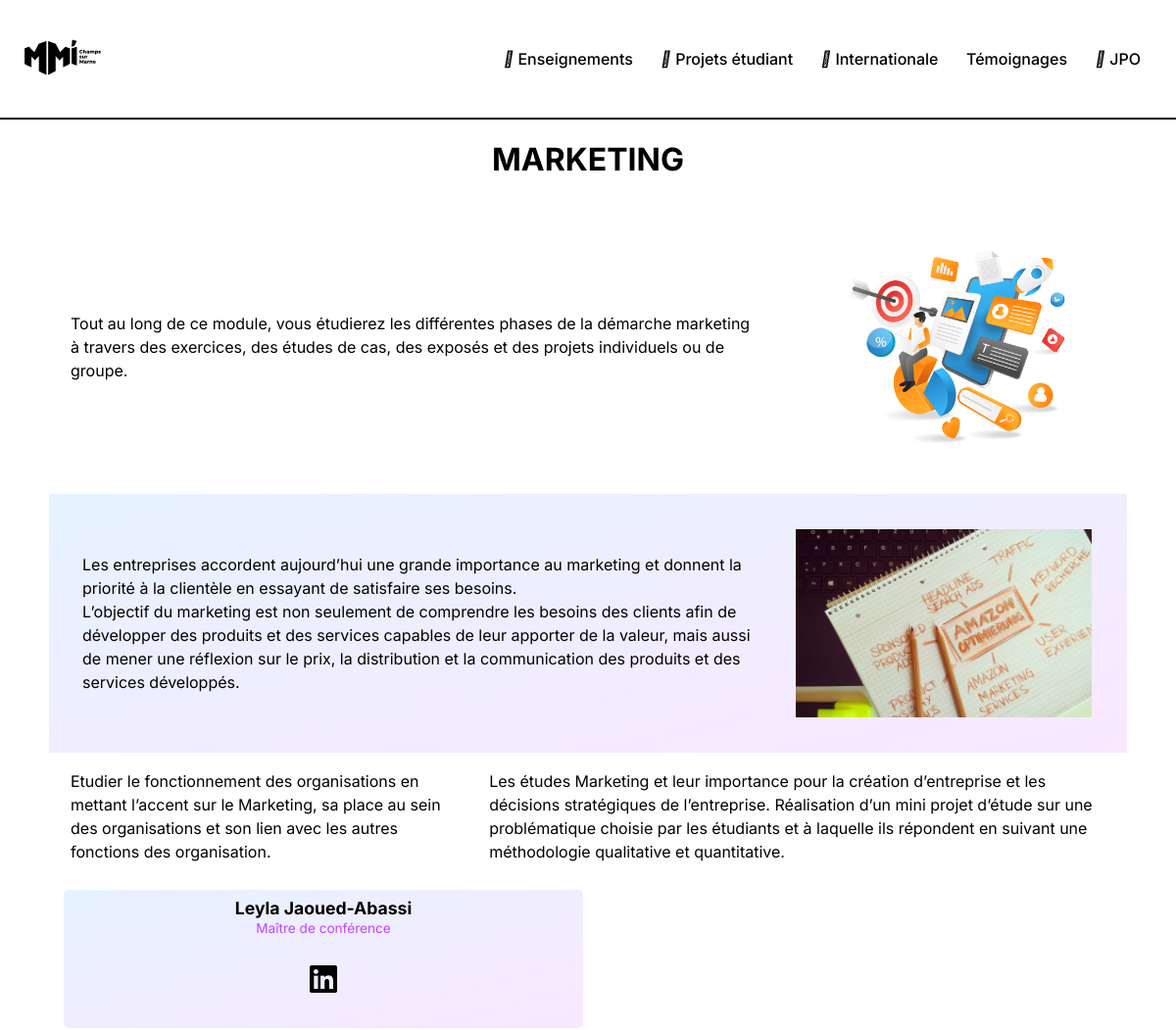
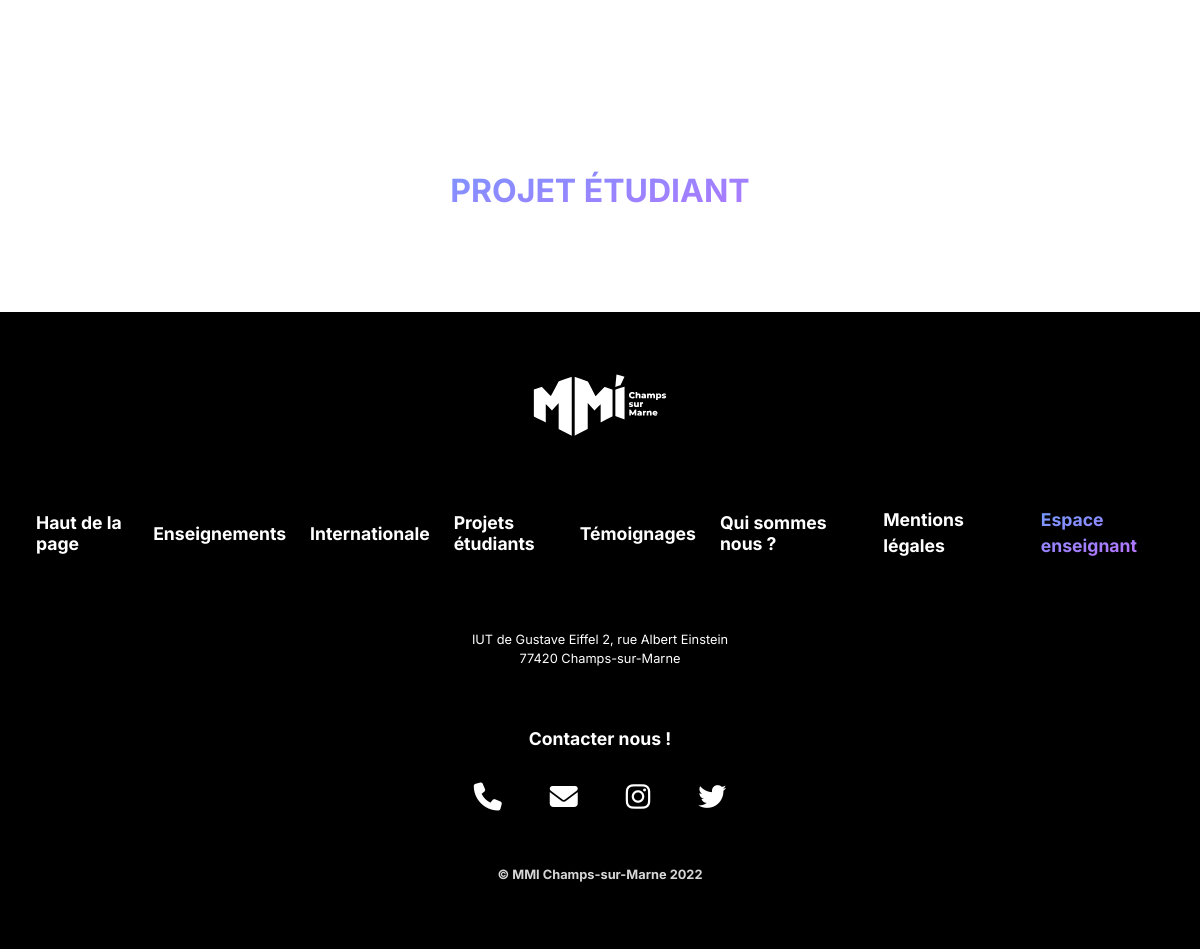
Screenshot of /enseignement.php?id=2 with the database file from the repository (2 pictures, top to bottom).
### tables this page shows
CREATE TABLE `matieres` (
  `id_matiere` int(11) NOT NULL,
  `id_module` int(11) NOT NULL,
  `nom_matiere` varchar(50) NOT NULL,
  `image_matiere` text NOT NULL,
  `image` text NOT NULL,
  `description_matiere` text NOT NULL,
  `resume_equipe` text NOT NULL,
  `resume_matiere` text NOT NULL,
  `details_s1` text NOT NULL,
  `details_s2` text NOT NULL,
  `icon_matiere` text NOT NULL
);

CREATE TABLE `equipe` (
  `id_enseignant` int(11) NOT NULL,
  `id_matiere` int(11) NOT NULL,
  `nom` varchar(50) NOT NULL,
  `prenom` varchar(50) NOT NULL,
  `role` varchar(50) NOT NULL,
  `linkedin` text NOT NULL
);

### enseignement.php (the view, shortened to what this page needs)
<?php
include("connect.php");
?>
<!DOCTYPE html>
<html lang="fr">
<head>
  <link rel="stylesheet" href="css/styles.css" />
  <link rel="stylesheet" href="https://site-assets.fontawesome.com/releases/v6.2.1/css/all.css" />
</head>
<body>
  <?php require("header.php"); ?>
  <main class="page-enseignement">
    <?php
    $id_matiere = $_GET['id'];
    $query = "SELECT * FROM matieres WHERE id_matiere = $id_matiere";
    $result = $db->prepare($query);
    $result->execute();
    $matiere = $result->fetch();
    $query = "SELECT * FROM equipe WHERE id_matiere = $id_matiere";
    $result = $db->prepare($query);
    $result->execute();
    $equipe = $result->fetchAll();
    ?>
    <div class="d-flex-column">
    <div class="d-flex-column">
    <h1><?php echo $matiere['nom_matiere']; ?></h1>
    </div>
    </div>
    <div class="d-flex-column">
    <p><?php echo $matiere['resume_matiere']; ?></p>
    <img class="imgil" src="img/matieres/<?php echo $matiere['image_matiere']; ?>" alt="Image associé à la matiére <?php echo $matiere['nom_matiere']; ?>">
    </div>
    <div class="bgsecondary d-flex-column">
    <p><?php echo $matiere['resume_equipe']; ?></p>
    <img class="imgil" src="img/matieres/<?php echo $matiere['image']; ?>" alt="Image associé à la matiére <?php echo $matiere['nom_matiere']; ?>">
    </div>
    <div class="d-flex-column">
      <p><?php echo $matiere['details_s1']; ?></p><br>
      <p><?php echo $matiere['details_s2']; ?></p>
    </div>
    <div class="equipe">
      <?php
      foreach ($equipe as $prof) : ?>
        <div class="prof">
              <h3><?php echo $prof['prenom']; ?> <?php echo $prof['nom']; ?></h3>
              <p class="colorcrea"><?php echo $prof['role'] ?></p>
              <a target="_blank" href="<?php echo $prof['linkedin']; ?>"><i class="fa-brands fa-linkedin"></i></a>
        </div>
      <?php endforeach; ?>
    </div>
    <h1 class="colorgrad">PROJET ÉTUDIANT</h1>
    <div class="projets">
  </main>
  <?php require("footer.php"); ?>
</body>
</html>

### css/styles.css (style rules this page uses)
*, *::after, *::before { box-sizing: border-box; scroll-behavior: smooth; }
body { margin: 0; padding: 0; height: 100vh; scroll-behavior: smooth; font-family: "Inter", sans-serif; overflow-x: hidden; }
a { color: inherit; text-decoration: none; }
p { line-height: 1.5; padding: 12px; }
h1, h2, h3 { text-align: center; }
main { margin-bottom: 48px; }
img { width: 100%; height: auto; padding: 24px; border-radius: 40px; }
.d-flex-column { display: flex; flex-direction: column; align-items: center; justify-content: space-evenly; }
.d-flex-column h1, h2, h3, p { margin-left: 24px; margin-right: 24px; }
.colorgrad { background: linear-gradient( 166deg, rgba(86, 171, 255, 1) 0%, rgba(214, 97, 255, 1) 100% ); -webkit-background-clip: text; -webkit-text-fill-color: transparent; }
.bgsecondary { background: linear-gradient( 166deg, rgba(86, 171, 255, 0.15) 0%, rgba(214, 97, 255, 0.15) 100% ); padding: 12px; }
.colorcrea { color: #c343ff; }
.social-icons > div h2, p { margin: 5px 10px; }
.imgil { width: 300px; height: auto; }
.page-enseignement .imgil { width: 350px; height: auto; }
.projets { display: grid; grid-gap: 1rem; padding: 1rem; max-width: 1024px; margin: 0 auto; font-family: var(--font-sans); }
@media (min-width: 600px) { .projets { grid-template-columns: repeat(2, 1fr); } }
@media (min-width: 800px) { .projets { grid-template-columns: repeat(4, 1fr); } }
.page-enseignement { width: 100%; padding: 0 50px ; }
.page-enseignement>div i { font-size: 3rem; margin: 26px 0; }
.page-enseignement img { width: 800px; height: auto; border-radius: 10px; }
.equipe { display: grid; grid-template-columns: repeat(2, 1fr); grid-template-rows: repeat(2, 1fr); grid-column-gap: 0px; grid-row-gap: 0px; padding: 10px; }
.equipe .prof { padding: 8px; margin: 0 5px; text-align: center; background: linear-gradient( 166deg, rgba(86, 171, 255, 0.15) 0%, rgba(214, 97, 255, 0.15) 100% ); border-radius: 5px; }
.equipe .prof h3 { margin: 0; padding: 0; font-size: 1.1rem; }
.equipe .prof p { margin: 0; padding: 0; font-size: 0.85rem; }
.equipe .prof i { font-size: 2rem; }
.equipe .prof:nth-child(1) { grid-area: 1 / 1 / 2 / 2; }
@media only screen and (min-width: 1200px) { .page-enseignement .d-flex-column { flex-direction: row; } }

### rows the page displays
matieres: nom_matiere "MARKETING", resume_matiere "Tout au long de ce module, vous étudierez les différentes phases de la démarche marketing à travers des exercices, des études de cas, des exposés et des projets individuels ou de groupe.", image_matiere (picture), resume_equipe "Les entreprises accordent aujourd’hui une grande importance au marketing et donnent la priorité à la clientèle en essayant de satisfaire ses besoins. L’objectif du marketing est non seulement de comprendre les besoins des clients afin de développer des produits et des services capables de leur apporter de la valeur, mais aussi de mener une réflexion sur le prix, la distribution et la communication des produits et des services développés.", image (picture), details_s1 "Etudier le fonctionnement des organisations en mettant l’accent sur le Marketing, sa place au sein des organisations et son lien avec les autres fonctions des organisation.", details_s2 "Les études Marketing et leur importance pour la création d’entreprise et les décisions stratégiques de l’entreprise. Réalisation d’un mini projet d’étude sur une problématique choisie par les étudiants et à laquelle ils répondent en suivant une méthodologie qualitative et quantitative."
equipe: prenom "Leyla", nom "Jaoued-Abassi", role "Maître de conférence"
